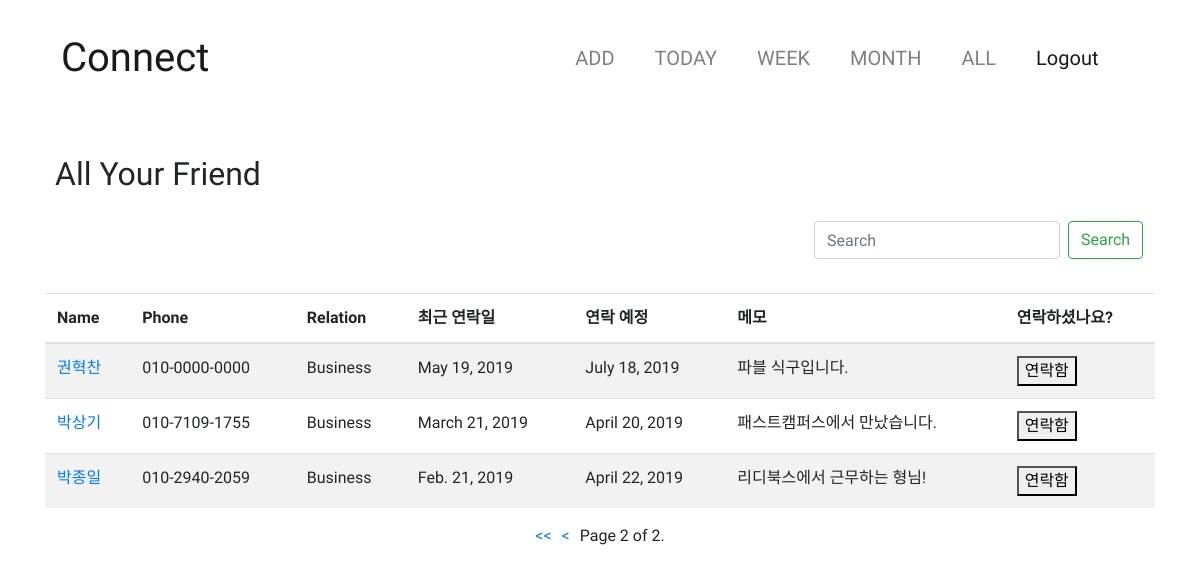
The page /listall/?page=2 (signed in) on the database as committed earlier.
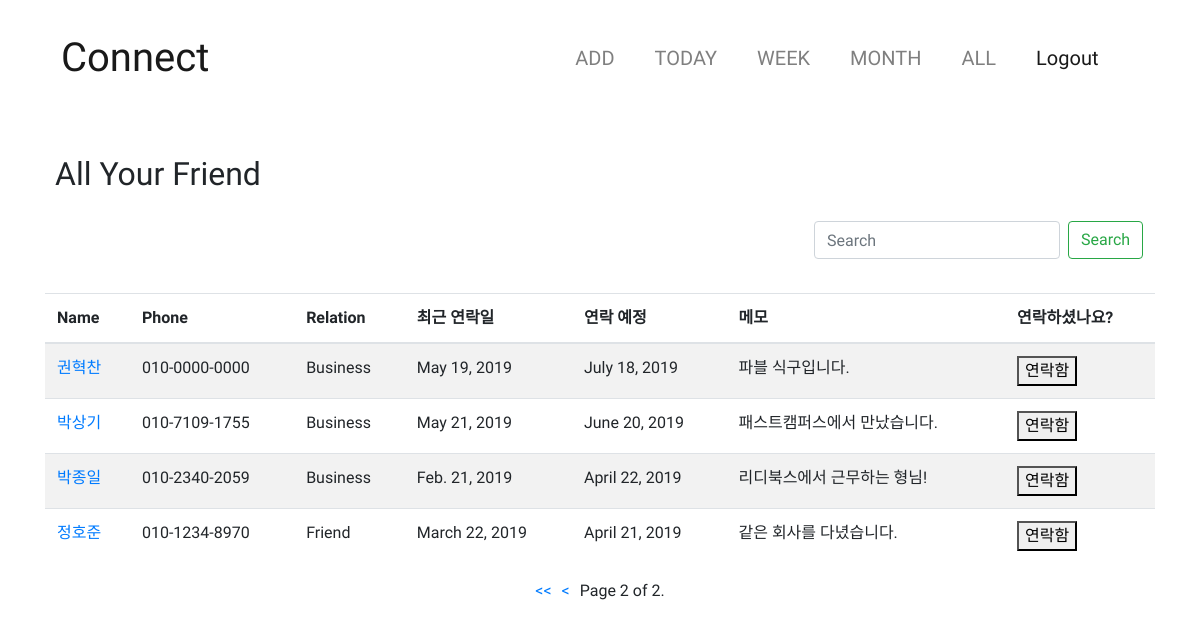
The same page on the database as committed later.
### friends/models.py (models this page shows, shortened)
class Friends(models.Model):
    friend_name = models.CharField(max_length=50)
    user = models.ForeignKey(User, on_delete=models.CASCADE, related_name='user')
    friend_mobile = models.CharField(max_length=13) #12자리만 받으려면 어떻게 해야하지?
    Agroup = "Agroup"
    Bgroup = "Bgroup"
    Cgroup = "Cgroup"
    Dgroup = "Dgroup"
    GRADE = (
        (Agroup, "A-Group"),
        (Bgroup, "B-Group"),
        (Cgroup, "C-Group"),
        (Dgroup, "D-Group"),
    )
    friend_group = models.CharField(max_length=10, choices=GRADE, default=Bgroup)
    Friend = "Friend"
    Business = "Business"
    Family = "Family"
    Another = "Another"
    RELATIONSHIP = (
        (Friend, "Friend"),
        (Business, "Business"),
        (Family, "Family"),
        (Another, "Another")
    )
    friend_relation = models.CharField(max_length=10, choices=RELATIONSHIP, default=Business)
    latest_connect = models.DateField(default=date.today)
    friend_memo = models.CharField(max_length=500)
    scheduled_connect = models.DateField(blank=True)

### friends/views.py (the view)
# urls.py: path('listall/', friends_listall, name = 'listall'),
def friends_listall(request):
    if not request.user.is_authenticated:
        return render(request, 'friends/friends_listall.html')
    else:
        Friends_list = Friends.objects.filter(user=request.user.id)
        search_key = request.GET.get('search_key', None)
        friend_name_q = Q(friend_name__icontains=search_key)
        friend_mobile_q = Q(friend_mobile__icontains=search_key)
        friend_memo_q = Q(friend_memo__icontains=search_key)
        if search_key:
            Friends_list1 = get_list_or_404(Friends_list, friend_name_q | friend_mobile_q | friend_memo_q)
        else:
            Friends_list1 = get_list_or_404(Friends_list)
        paginator = Paginator(Friends_list1, 10)  # Show 25 contacts per page
        page = request.GET.get('page')
        friends = paginator.get_page(page)
        return render(request, 'friends/friends_listall.html', {'friends': friends})

### friends/templates/friends/friends_listall.html (shortened to what this page needs)
{% extends 'base.html' %}
{% block content %}
   <br>
    <h2><div style="padding: 15px 0px 20px 10px">All Your Friend</div></h2>
    <form action="" method="get" id="search_form" class="form-inline my-2 my-lg-0 float-right">
      <input class="form-control mr-sm-2" type="text" placeholder="Search" name="search_key">
      <button class="btn btn-outline-success my-2 my-sm-0" type="submit">Search</button>&nbsp;&nbsp;&nbsp;
    </form>
    <br>
    <br>
    <br>
    <table class="table table-striped">
        <thead>
        <tr>
            <th scope="col">Name</th>
            <th scope="col">Phone</th>
            <th scope="col">Relation</th>
            <th scope="col">최근 연락일</th>
            <th scope="col">연락 예정</th>
            <th scope="col">메모</th>
            <th scope="col">연락하셨나요?</th>
        </tr>
        </thead>
        <tbody>
        {% for object in friends %}
                <tr>
                    <td><a href="{% url 'friend:detail' object.id%}"> {{ object.friend_name }}</a></td>
                    <td>{{ object.friend_mobile }}</td>
                    <td>{{ object.friend_relation }}</td>
                    <td id="change{{ object.id }}">{{ object.latest_connect }}</td>
                    <td id="scheduled{{ object.id }}">{{ object.scheduled_connect }}</td>
                    <td class="memo">{{ object.friend_memo }}</td>
                    <td>
                        <BUTTON onclick="connect('{{ object.id }}')" >연락함</BUTTON>
                    </td>
                </tr>
        {% endfor %}
        </tbody>
    </table>
<nav aria-label="Page navigation example">
    <ul class="pagination justify-content-center">
        {% if friends.has_previous %}
            <li><a href="?page=1"><<</a></li>
            <li><a href="?page={{ friends.previous_page_number }}"><</a></li>
        {% endif %}
        <span class="current">
            Page {{ friends.number }} of {{ friends.paginator.num_pages }}.
        </span>
    </ul>
</nav>
{% endblock %}

### layout/base.html (shortened to what this page needs)
<!DOCTYPE html>
<html>
<head>
    <link rel="stylesheet" href="https://code.getmdl.io/1.3.0/material.indigo-pink.min.css">
    <link rel="stylesheet" href="https://stackpath.bootstrapcdn.com/bootstrap/4.3.1/css/bootstrap.min.css"
>
</head>
<body>
{% load static %}
<div class="container">
    <div class="row">
        <div class="col col-lg-12">
            <nav class="navbar navbar-expand-lg navbar-light style="background-color:#e3f2fd;">
                <a class="navbar-brand" href="{% url 'friend:main' %}" style="padding: 20px 20px 20px 0px">Connect</a>
                <div class="collapse navbar-collapse" id="navbarNav">
                    <ul class="navbar-nav" style="padding: 0px 0px 0px 310px">
                        <li class="nav-item">
                            <a class="nav-link" href="{% url 'friend:create' %}" style="padding: 20px 20px 20px 20px">ADD</a>
                        </li>
                        <li class="nav-item">
                            <a class="nav-link" href="{% url 'friend:todaylist' %}" style="padding: 20px 20px 20px 20px">TODAY</a>
                        </li>
                        <li class="nav-item">
                            <a class="nav-link" href="{% url 'friend:weeklist' %}" style="padding: 20px 20px 20px 20px">WEEK</a>
                        </li>
                        <li class="nav-item">
                            <a class="nav-link" href="{% url 'friend:monthlist' %}" style="padding: 20px 20px 20px 20px">MONTH</a>
                        </li>
                        <li class="nav-item">
                            <a class="nav-link" href="{% url 'friend:listall' %}" style="padding: 20px 20px 20px 20px">ALL</a>
                        </li>
                        {% if user.is_authenticated %}
                            <li class="nav-item active">
                                <a class="nav-link" href="{% url 'accounts:logout' %}"
                                style="padding: 20px 20px 20px 20px" >Logout</a>
                            </li>
                        {% endif %}
                    </ul>
                </div>
            </nav>
            {% block content %}
            {% endblock %}
        </div>
    </div>
</div>
</body>
</html>

Rows that differ between the two databases and show on the page:
changed Friends "박상기": latest_connect "March 21, 2019" → "May 21, 2019"; scheduled_connect "April 20, 2019" → "June 20, 2019"
changed Friends "박종일": friend_mobile "010-2940-2059" → "010-2340-2059"
added Friends: friend_name "정호준", friend_mobile "010-1234-8970", friend_relation "Friend", latest_connect "March 22, 2019", scheduled_connect "April 21, 2019", friend_memo "같은 회사를 다녔습니다."
